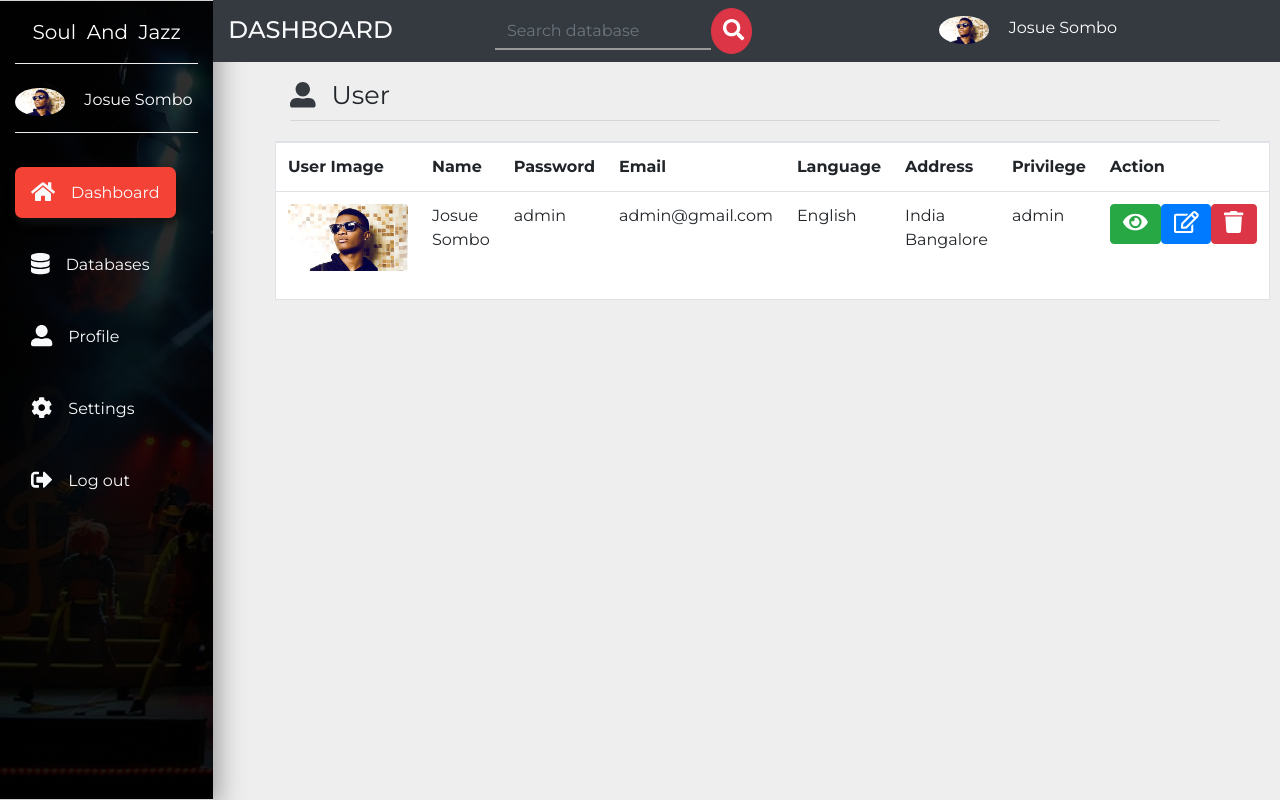
Page /admin/user/index.php on the committed database.
### tables this page shows
CREATE TABLE `user` (
  `id` int(11) NOT NULL AUTO_INCREMENT,
  `name` varchar(20) NOT NULL,
  `email` varchar(20) NOT NULL,
  `password` varchar(20) NOT NULL,
  `address` varchar(200) NOT NULL,
  `language` varchar(20) NOT NULL,
  `avatar` varchar(255) NOT NULL,
  `privilege` varchar(10) DEFAULT NULL,
  PRIMARY KEY (`id`)
);

### admin/db-conf.php (called while the page is built, shortened)
<?php
$con = mysqli_connect('localhost','josue','josue','blog');
$id_loginuser = $_SESSION['user'];
$sql = "SELECT * from user where id='$id_loginuser'";
$result = mysqli_query($con,$sql);
while($row = mysqli_fetch_assoc($result))
{
$name = $row['name'];
$avatar = $row['avatar'];
}
?>

### admin/user/index.php (the view, shortened to what this page needs)
<?php include_once('../db-conf.php');?>
<!DOCTYPE html>
<html lang="en">
  <head>
    <link rel="stylesheet" href="https://stackpath.bootstrapcdn.com/bootstrap/4.3.1/css/bootstrap.min.css">
    <link href="../../css/all.css" rel="stylesheet">
    <link rel="stylesheet" href="../../css/master.css">
  </head>
  <body>
  <nav class="navbar navbar-expand-md navbar-dark small">
  <div class="collapse navbar-collapse" id="navbarNavDropdown">
    <div class="container-fluid">
      <div class="row">
         <div class="col-lg-2 col-md-2 sidebar fixed-top">
         <a class="navbar-brand text-white d-block mx-auto text-center py-3 mb-4 botton-brand" href="../header.php">Soul &nbsp;And &nbsp;Jazz</a>
         <div class="botton-brand pb-3 mb-5">
           <img src="<?php echo "../".$avatar;?>" class="rounded-circle mr-3" width="50" alt="image">
           <a href="../header.php" class="text-white small-link"><?php echo $name;?></a>
         </div>
         <ul class="navbar-nav flex-column mt-4">
           <li class="navbar-item mb-5 mt-xs-2"><a href="../header.php" class="navbar-link text-light p-3 sidebar-link current"><i class="fa fa-home text-light fa-lg mr-3"></i>Dashboard</a></li>
           <li class="navbar-item mb-5"><a href="../database.php" class="navbar-link text-light p-3 sidebar-link"><i class="fas fa-database text-light fa-lg mr-3"></i>Databases</a></li>
           <li class="navbar-item mb-5"><a href="../profile.php" class="navbar-link text-light p-3 sidebar-link"><i class="fas fa-user-alt text-light fa-lg mr-3"></i>Profile</a></li>
           <li class="navbar-item mb-5"><a href="../setting.php" class="navbar-link text-light p-3 sidebar-link"><i class="fas fa-cog text-light fa-lg mr-3"></i>Settings</a></li>
           <li class="navbar-item mb-5"><a href="../logout.php" data-toggle="modal" data-target="#logout" class="navbar-link text-light p-3 sidebar-link"><i class="fas fa-sign-out-alt text-light fa-lg mr-3"></i>Log out</a></li>
         </ul>
         </div>
         <div class="col-lg-10 col-md-10 rightbar bg-dark ml-auto fixed-top py-2">
           <div class="row">
             <div class="col-md-3">
              <h4 class="text-uppercase text-light mb-0 pt-2">Dashboard</h4>
             </div>
             <div class="col-md-5 small-hide">
              <form method="post" action="../search.php" class="form-inline mb-0">
                <input type="search" name="search" id="search" placeholder="Search database" class="form-control search-bar">
                <button class="btn btn-danger search-button"><i class="fas fa-search fa-lg" style="margin-left: -5px;"></i></button>
              </form>
             </div>
             <div class="col-md-4 pt-2 small-hide">
               <img src="<?php echo "../".$avatar;?>" class="rounded-circle mr-3" width="50" alt="image">
               <a href="" class="text-white"><?php echo $name;?></a>
             </div>
           </div>
         </div>
      </div>
    </div>
  </div>
</nav>
<div class="container-fluid">
  <div class="row">
    <div class="col-lg-9 ml-auto " id="left-side">
      <div class="row pt-5 mt-3 mb-5">
        <div class="col-sm-12 mb-1">
          <h3 class="display-4 mt-auto" style="width:15%;font-size: 1.6rem;float: left;"><i class="fas fa-user-alt text-light fa-1x mr-3 text-dark mr-3"></i><strong class="pt-5">User</strong></h3><br>
        <hr>
        </div>
        <div class="bg-white border">
          <table class="table table-hover">
            <tr>
              <th> User Image</th>
              <th> Name</th>
              <th> Password</th>
              <th> Email</th>
              <th> Language</th>
              <th> Address</th>
              <th> Privilege</th>
              <th> Action</th>
            </tr>
          <?php
          $sql = 'SELECT * FROM user';
          $result = mysqli_query($con,$sql);
          while($row = mysqli_fetch_assoc($result)){?>
            <tr>
              <td><img src="<?php echo "../../".$row['avatar'];?>" alt="image" class="img-fuid rounded" width="120"></td>
              <td><?php echo $row['name'];?></td>
              <td><?php echo $row['password'];?></td>
              <td><?php echo $row['email'];?></td>
              <td><?php echo $row['language'];?></td>
              <td><?php echo $row['address'];?></td>
              <td><?php echo $row['privilege'];?></td>
              <td>
                <div style="display: flex;">
                <a href="view.php?view=<?php echo $row['id'];?>" class="btn btn-success text-white small-cus"><i class="fas fa-eye text-white pt-0 icon"></i></a>
                <a href="edit.php?edit=<?php echo $row['id'];?>" class="btn btn-primary small-cus"><i class="far fa-edit icon pt-0"></i></a>
                <a href="index.php?delete=<?php echo $row['id'];?>" class="btn btn-danger small-cus"><i class="fas fa-trash  icon pt-0"></i></a>
                </div>
              </td>
            </tr>
          <?php }?>
          </table>
        </div>
    </div>
  </div>
</div>
</div>
  </body>
</html>

### css/all.css (style rules this page uses)
.fa-lg { font-size: 1.33333em; line-height: 0.75em; vertical-align: -.0667em; }
.fa-1x { font-size: 1em; }
.fa-cog:before { content: "\f013"; }
.fa-database:before { content: "\f1c0"; }
.fa-edit:before { content: "\f044"; }
.fa-eye:before { content: "\f06e"; }
.fa-home:before { content: "\f015"; }
.fa-search:before { content: "\f002"; }
.fa-sign-out-alt:before { content: "\f2f5"; }
.fa-trash:before { content: "\f1f8"; }
.fa-user-alt:before { content: "\f406"; }

### css/master.css (style rules this page uses)
body { font-family: 'Montserrat', sans-serif; background: #eee; }
#left-side { position: absolute; left: 275px; }
ul li,a { font-size: 1rem; }
.current { background: #f44336; border-radius: 7px; box-shadow: 2px 5px 10px #111; transition: all .3s; }
.search-bar { background: transparent; border: none; border-radius:0; border-bottom: 2px solid #999; }
.search-button { width: 10%; border-radius: 50%; padding: 10px 16px; }
.sidebar { border-top:1px solid lightgray; background: linear-gradient(rgba(0,0,0,.8),rgba(0,0,0,.9)), url('../img/news.jpg'); background-size: cover; background-repeat: no-repeat; height: 100vh; border-bottom: 1px solid lightgray; box-sizing: border-box; box-shadow: 5px 7px 25px #999; }
.botton-brand { border-bottom: 1px groove #eee; }
.sidebar-link { transition: all .4s; }
.icon { font-size: 22px; padding-top: 8px; }

### rows in the picture
user: avatar (picture), name "Josue Sombo", password "admin", email "admin@gmail.com", language "English", address "India Bangalore", privilege "admin"
